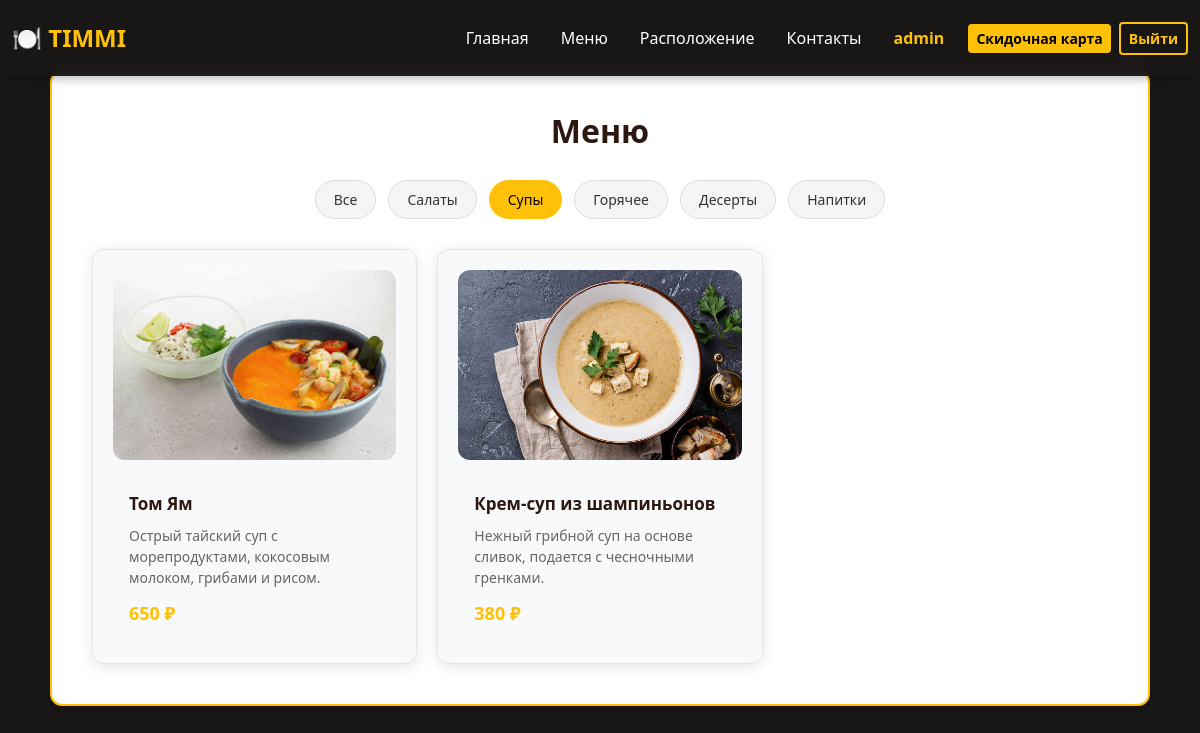
The page /menu?category=soups (signed in) on the database its author committed.
### data/users.py (models this page shows, shortened)
class User(SqlAlchemyBase, UserMixin, SerializerMixin):
    __tablename__ = 'users'
    id = sqlalchemy.Column(sqlalchemy.Integer,
                           primary_key=True, autoincrement=True)
    name = sqlalchemy.Column(sqlalchemy.String, nullable=True)
    phone_number = sqlalchemy.Column(sqlalchemy.String, nullable=True)
    email = sqlalchemy.Column(sqlalchemy.String,
                              index=True, unique=True, nullable=True)
    hashed_password = sqlalchemy.Column(sqlalchemy.String, nullable=True)
    card = sqlalchemy.Column(sqlalchemy.String, nullable=True)

### data/dishes.py (models this page shows, shortened)
class Dish(SqlAlchemyBase, UserMixin, SerializerMixin):
    __tablename__ = 'dishes'
    id = sqlalchemy.Column(sqlalchemy.Integer,
                           primary_key=True, autoincrement=True)
    name = sqlalchemy.Column(sqlalchemy.String, nullable=True)
    description = sqlalchemy.Column(sqlalchemy.String, nullable=True)
    price = sqlalchemy.Column(sqlalchemy.Integer,
                              index=True, unique=True, nullable=True)
    image = sqlalchemy.Column(sqlalchemy.String)
    category = sqlalchemy.Column(sqlalchemy.String)

### main.py (the view)
@app.route('/menu')
def menu():
    CATEGORIES = {
        'all': 'Все',
        'salads': 'Салаты',
        'soups': 'Супы',
        'mains': 'Горячее',
        'desserts': 'Десерты',
        'drinks': 'Напитки'
    }
    current_category = request.args.get('category', 'all')
    db_sess = db_session.create_session()
    if current_category == 'all':
        dishes = db_sess.query(Dish).all()
    else:
        dishes = db_sess.query(Dish).filter(Dish.category == current_category).all()
    menu_data = {
        'title': 'Меню',
        'dishes': dishes,
        'categories': CATEGORIES,
        'current_category': current_category
    }
    return render_template('menu.html', menu=menu_data)

### data/db_session.py (called while the page is built)
def create_session() -> Session:
    global __factory
    return __factory()

### main.py (called while the page is built)
@login_manager.user_loader
def load_user(user_id):
    db_sess = db_session.create_session()
    return db_sess.get(User, user_id)

### templates/menu.html (shortened to what this page needs)
{% extends "base.html" %}
{% block content %}
<div class="menu-container">
    <h1>{{ menu.title }}</h1>
    <div class="category-filters">
        {% for cat_id, cat_name in menu.categories.items() %}
            <a href="{{ url_for('menu', category=cat_id) }}"
               class="filter-btn {% if menu.current_category == cat_id %}active{% endif %}">
                {{ cat_name }}
            </a>
        {% endfor %}
    </div>
    {% if menu.dishes %}
        <div class="menu-grid">
            {% for dish in menu.dishes %}
                <div class="menu-item">
                    <div class="menu-item-image">
                        {% if dish.image and dish.image != 'default.jpg' %}
                            <img src="{{ url_for('static', filename='img/' + dish.image) }}" alt="{{ dish.name }}">
                        {% else %}
                            <img src="{{ url_for('static', filename='img/default.jpg') }}" alt="{{ dish.name }}">
                        {% endif %}
                    </div>
                    <div class="menu-item-content">
                        <div class="menu-item-name">{{ dish.name }}</div>
                        <div class="menu-item-description">{{ dish.description }}</div>
                        <div class="menu-item-price">{{ dish.price }} ₽</div>
                    </div>
                </div>
            {% endfor %}
        </div>
    {% else %}
        <div class="empty-message">
            В этой категории пока нет блюд
        </div>
    {% endif %}
</div>
{% endblock %}

### templates/base.html (shortened to what this page needs)
<!doctype html>
<html lang="ru">
<head>
    <link rel="stylesheet" href="https://cdn.jsdelivr.net/npm/bootstrap@5.3.0/dist/css/bootstrap.min.css">
</head>
<body>
<nav class="navbar navbar-expand-lg navbar-dark fixed-top">
    <div class="container-fluid">
        <a class="navbar-brand" href="/">🍽️ TIMMI</a>
        <div class="collapse navbar-collapse" id="navbarNav">
            <ul class="navbar-nav ms-auto align-items-lg-center">
                <li class="nav-item"><a class="nav-link px-3" href="/">Главная</a></li>
                <li class="nav-item"><a class="nav-link px-3" href="/menu">Меню</a></li>
                <li class="nav-item"><a class="nav-link px-3" href="/location">Расположение</a></li>
                <li class="nav-item"><a class="nav-link px-3" href="/contacts">Контакты</a></li>
                {% if current_user.is_authenticated %}
                    <li class="nav-item"><span class="user-info px-3">{{ current_user.name }}</span></li>
                    <li class="nav-item ms-lg-2"><a class="btn btn-register btn-sm" href="/discountcard">Скидочная карта</a></li>
                    <li class="nav-item ms-lg-2"><a class="btn btn-login btn-sm" href="/logout">Выйти</a></li>
                {% else %}
                    <li class="nav-item ms-lg-2"><a class="btn btn-register btn-sm" href="/register">Зарегистрироваться</a></li>
                    <li class="nav-item ms-lg-2"><a class="btn btn-login btn-sm" href="/login">Войти</a></li>
                {% endif %}
            </ul>
        </div>
    </div>
</nav>
<main role="main">
    {% block content %}{% endblock %}
</main>
</body>
</html>

### rows shown on the page
User: name "admin"
Dish: image (picture), name "Том Ям", description "Острый тайский суп с морепродуктами, кокосовым молоком, грибами и рисом.", price "650"
Dish: image (picture), name "Крем-суп из шампиньонов", description "Нежный грибной суп на основе сливок, подается с чесночными гренками.", price "380"

### other values the page prints
{{ menu.title }} "Меню"
{{ cat_name }} "Все" "Салаты" "Супы" "Горячее" "Десерты" "Напитки"
